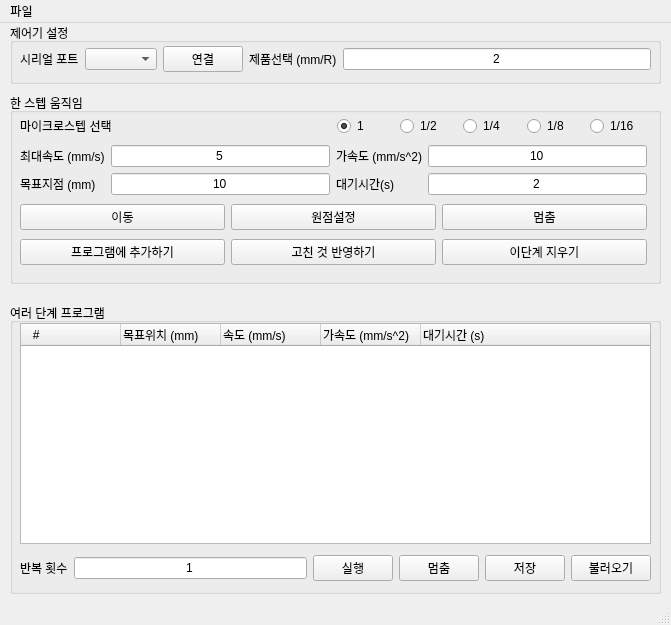
<?xml version="1.0" encoding="UTF-8"?>
<ui version="4.0">
 <class>MainWindow</class>
 <widget class="QMainWindow" name="MainWindow">
  <property name="geometry">
   <rect>
    <x>0</x>
    <y>0</y>
    <width>671</width>
    <height>625</height>
   </rect>
  </property>
  <property name="windowTitle">
   <string>Exatto Stepper Controller</string>
  </property>
  <property name="windowIcon">
   <iconset>
    <normaloff>../../../../Downloads/KasraDesign-40-Cloths-Shopping/Files/PNG/ICON_0014_Thumbs-Up.png</normaloff>../../../../Downloads/KasraDesign-40-Cloths-Shopping/Files/PNG/ICON_0014_Thumbs-Up.png</iconset>
  </property>
  <widget class="QWidget" name="centralwidget">
   <widget class="QGroupBox" name="groupBoxOneStep">
    <property name="enabled">
     <bool>true</bool>
    </property>
    <property name="geometry">
     <rect>
      <x>10</x>
      <y>70</y>
      <width>651</width>
      <height>191</height>
     </rect>
    </property>
    <property name="title">
     <string>한 스텝 움직임</string>
    </property>
    <widget class="QWidget" name="layoutWidget">
     <property name="geometry">
      <rect>
       <x>10</x>
       <y>20</y>
       <width>627</width>
       <height>157</height>
      </rect>
     </property>
     <layout class="QVBoxLayout" name="verticalLayout">
      <item>
       <layout class="QHBoxLayout" name="horizontalLayout">
        <item>
         <widget class="QLabel" name="label_5">
          <property name="text">
           <string>마이크로스텝 선택</string>
          </property>
         </widget>
        </item>
        <item>
         <layout class="QHBoxLayout" name="horizontalLayout_3">
          <item>
           <widget class="QRadioButton" name="radioButtonMS1">
            <property name="text">
             <string>1</string>
            </property>
            <property name="checked">
             <bool>true</bool>
            </property>
           </widget>
          </item>
          <item>
           <widget class="QRadioButton" name="radioButtonMS2">
            <property name="text">
             <string>1/2</string>
            </property>
           </widget>
          </item>
          <item>
           <widget class="QRadioButton" name="radioButtonMS4">
            <property name="text">
             <string>1/4</string>
            </property>
           </widget>
          </item>
          <item>
           <widget class="QRadioButton" name="radioButtonMS8">
            <property name="text">
             <string>1/8</string>
            </property>
           </widget>
          </item>
          <item>
           <widget class="QRadioButton" name="radioButtonMS16">
            <property name="text">
             <string>1/16</string>
            </property>
           </widget>
          </item>
         </layout>
        </item>
       </layout>
      </item>
      <item>
       <layout class="QGridLayout" name="gridLayout">
        <item row="0" column="0">
         <widget class="QLabel" name="label_3">
          <property name="text">
           <string>최대속도 (mm/s)</string>
          </property>
         </widget>
        </item>
        <item row="0" column="2">
         <widget class="QLabel" name="label_4">
          <property name="text">
           <string>가속도 (mm/s^2)</string>
          </property>
         </widget>
        </item>
        <item row="0" column="1">
         <widget class="QLineEdit" name="lineEditMaxSpeed">
          <property name="text">
           <string>5</string>
          </property>
          <property name="alignment">
           <set>Qt::AlignCenter</set>
          </property>
         </widget>
        </item>
        <item row="0" column="3">
         <widget class="QLineEdit" name="lineEditAcceleration">
          <property name="text">
           <string>10</string>
          </property>
          <property name="alignment">
           <set>Qt::AlignCenter</set>
          </property>
         </widget>
        </item>
        <item row="1" column="0">
         <widget class="QLabel" name="label">
          <property name="text">
           <string>목표지점 (mm)</string>
          </property>
         </widget>
        </item>
        <item row="1" column="1">
         <widget class="QLineEdit" name="lineEditMoveTarget">
          <property name="text">
           <string>10</string>
          </property>
          <property name="alignment">
           <set>Qt::AlignCenter</set>
          </property>
         </widget>
        </item>
        <item row="1" column="2">
         <widget class="QLabel" name="label_8">
          <property name="text">
           <string>대기시간(s)</string>
          </property>
         </widget>
        </item>
        <item row="1" column="3">
         <widget class="QLineEdit" name="lineEditWaitTime">
          <property name="text">
           <string>2</string>
          </property>
          <property name="alignment">
           <set>Qt::AlignCenter</set>
          </property>
         </widget>
        </item>
       </layout>
      </item>
      <item>
       <layout class="QHBoxLayout" name="horizontalLayout_4">
        <item>
         <widget class="QPushButton" name="pushButtonMoveTo">
          <property name="text">
           <string>이동</string>
          </property>
         </widget>
        </item>
        <item>
         <widget class="QPushButton" name="pushButtonSetZero">
          <property name="text">
           <string>원점설정</string>
          </property>
         </widget>
        </item>
        <item>
         <widget class="QPushButton" name="pushButtonStop">
          <property name="text">
           <string>멈춤</string>
          </property>
         </widget>
        </item>
       </layout>
      </item>
      <item>
       <layout class="QHBoxLayout" name="horizontalLayout_7">
        <item>
         <widget class="QPushButton" name="pushButtonInsertProgram">
          <property name="text">
           <string>프로그램에 추가하기</string>
          </property>
         </widget>
        </item>
        <item>
         <widget class="QPushButton" name="pushButtonUpdateProgram">
          <property name="text">
           <string>고친 것 반영하기</string>
          </property>
         </widget>
        </item>
        <item>
         <widget class="QPushButton" name="pushButtonDeleteProgram">
          <property name="text">
           <string>이단계 지우기</string>
          </property>
         </widget>
        </item>
       </layout>
      </item>
     </layout>
    </widget>
   </widget>
   <widget class="QGroupBox" name="groupBox_2">
    <property name="geometry">
     <rect>
      <x>10</x>
      <y>280</y>
      <width>651</width>
      <height>291</height>
     </rect>
    </property>
    <property name="title">
     <string>여러 단계 프로그램</string>
    </property>
    <widget class="QWidget" name="layoutWidget">
     <property name="geometry">
      <rect>
       <x>10</x>
       <y>250</y>
       <width>631</width>
       <height>30</height>
      </rect>
     </property>
     <layout class="QHBoxLayout" name="horizontalLayout_8">
      <item>
       <widget class="QLabel" name="label_7">
        <property name="text">
         <string>반복 횟수</string>
        </property>
       </widget>
      </item>
      <item>
       <widget class="QLineEdit" name="lineEditProgramRepeat">
        <property name="text">
         <string>1</string>
        </property>
        <property name="alignment">
         <set>Qt::AlignCenter</set>
        </property>
       </widget>
      </item>
      <item>
       <widget class="QPushButton" name="pushButtonRunProgram">
        <property name="text">
         <string>실행</string>
        </property>
       </widget>
      </item>
      <item>
       <widget class="QPushButton" name="pushButtonStopProgram">
        <property name="text">
         <string>멈춤</string>
        </property>
       </widget>
      </item>
      <item>
       <widget class="QPushButton" name="pushButtonSaveProgram">
        <property name="text">
         <string>저장</string>
        </property>
       </widget>
      </item>
      <item>
       <widget class="QPushButton" name="pushButtonLoadProgram">
        <property name="text">
         <string>불러오기</string>
        </property>
       </widget>
      </item>
     </layout>
    </widget>
    <widget class="QTreeWidget" name="treeWidgetProgram">
     <property name="geometry">
      <rect>
       <x>10</x>
       <y>20</y>
       <width>631</width>
       <height>221</height>
      </rect>
     </property>
     <property name="horizontalScrollBarPolicy">
      <enum>Qt::ScrollBarAlwaysOff</enum>
     </property>
     <column>
      <property name="text">
       <string>   #</string>
      </property>
     </column>
     <column>
      <property name="text">
       <string>목표위치 (mm)</string>
      </property>
     </column>
     <column>
      <property name="text">
       <string>속도 (mm/s)</string>
      </property>
     </column>
     <column>
      <property name="text">
       <string>가속도 (mm/s^2)</string>
      </property>
     </column>
     <column>
      <property name="text">
       <string>대기시간 (s)</string>
      </property>
     </column>
    </widget>
   </widget>
   <widget class="QGroupBox" name="groupBoxSetController">
    <property name="geometry">
     <rect>
      <x>10</x>
      <y>0</y>
      <width>651</width>
      <height>61</height>
     </rect>
    </property>
    <property name="title">
     <string>제어기 설정</string>
    </property>
    <widget class="QWidget" name="layoutWidget">
     <property name="geometry">
      <rect>
       <x>10</x>
       <y>20</y>
       <width>631</width>
       <height>32</height>
      </rect>
     </property>
     <layout class="QHBoxLayout" name="horizontalLayout_9">
      <item>
       <layout class="QHBoxLayout" name="horizontalLayout_2">
        <item>
         <widget class="QLabel" name="label_2">
          <property name="sizePolicy">
           <sizepolicy hsizetype="Fixed" vsizetype="Preferred">
            <horstretch>0</horstretch>
            <verstretch>0</verstretch>
           </sizepolicy>
          </property>
          <property name="text">
           <string>시리얼 포트</string>
          </property>
         </widget>
        </item>
        <item>
         <widget class="QComboBox" name="comboBoxPorts"/>
        </item>
        <item>
         <widget class="QPushButton" name="pushButtonConnect">
          <property name="text">
           <string>연결</string>
          </property>
         </widget>
        </item>
       </layout>
      </item>
      <item>
       <layout class="QHBoxLayout" name="horizontalLayout_6">
        <item>
         <widget class="QLabel" name="label_6">
          <property name="text">
           <string>제품선택 (mm/R)</string>
          </property>
         </widget>
        </item>
        <item>
         <widget class="QLineEdit" name="lineEditProduct">
          <property name="text">
           <string>2</string>
          </property>
          <property name="alignment">
           <set>Qt::AlignCenter</set>
          </property>
         </widget>
        </item>
       </layout>
      </item>
     </layout>
    </widget>
   </widget>
  </widget>
  <widget class="QMenuBar" name="menubar">
   <property name="geometry">
    <rect>
     <x>0</x>
     <y>0</y>
     <width>671</width>
     <height>26</height>
    </rect>
   </property>
   <widget class="QMenu" name="menu">
    <property name="title">
     <string>파일</string>
    </property>
    <addaction name="actionexit"/>
   </widget>
   <addaction name="menu"/>
  </widget>
  <widget class="QStatusBar" name="statusbar"/>
  <action name="actionexit">
   <property name="text">
    <string>종료</string>
   </property>
  </action>
 </widget>
 <resources/>
 <connections/>
</ui>
